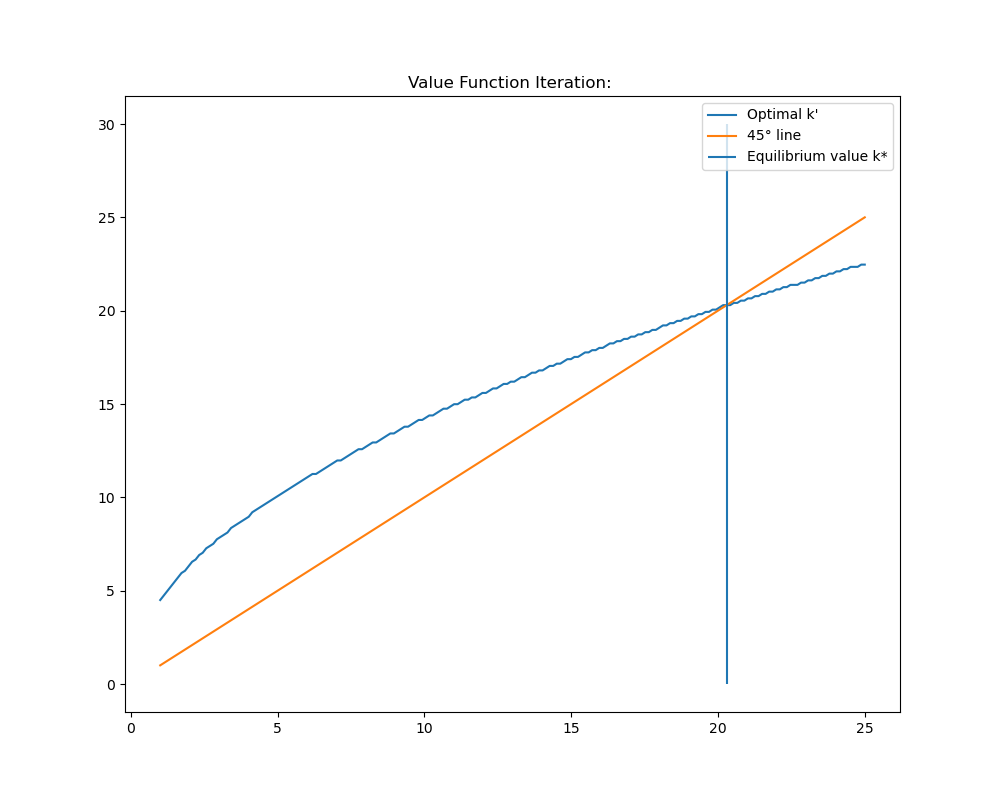

Generate this figure with Python:
import numpy as np
import matplotlib.pyplot as plt


kmin = 1
kmax = 25
precision=200

kgrid = np.linspace(kmin, kmax, precision)
gk = np.linspace(kmin, kmax, precision)
Vk0 = np.ones(precision)

A=10
α=0.5
β=0.9

norm = 1e5
tol = 1e-6
maxiter=1000
n_iter=0


Vk = Vk0
while n_iter < maxiter and norm > tol:
    value_array = np.empty((precision, precision))
    
    for iprim, kprim in enumerate(kgrid):
        for i, k in enumerate(kgrid):
            c = A*(k**α) - kprim
            if c > 0:
                value_array[i, iprim] = np.log(c) + β*Vk[iprim] 
            else:
                value_array[i, iprim] = -np.inf
                
    Vkprim = np.empty(precision)
    for row in range(value_array.shape[1]):
        gk[row] = kgrid[int(np.argmax(value_array[row, :]))]
        Vkprim[row] = np.max(value_array[row, :])
    
    norm = np.max(np.abs(Vkprim - Vk))
    Vk = Vkprim
    
    n_iter += 1
    print("iteration: ", n_iter, " norm: ", norm)


kstar = kgrid[np.argmin(np.abs(gk - kgrid))]
print(f"The steady-state value of capital is {kstar}")


plt.rcParams["figure.figsize"] = (10, 8)

plt.plot(kgrid, gk, label="Optimal k'")
plt.plot(kgrid, kgrid, label="45° line")
plt.vlines(kstar, ymin=0, ymax=30, label="Equilibrium value k*")

plt.title("Value Function Iteration: ")
plt.legend()
plt.savefig("vfipy.png")
